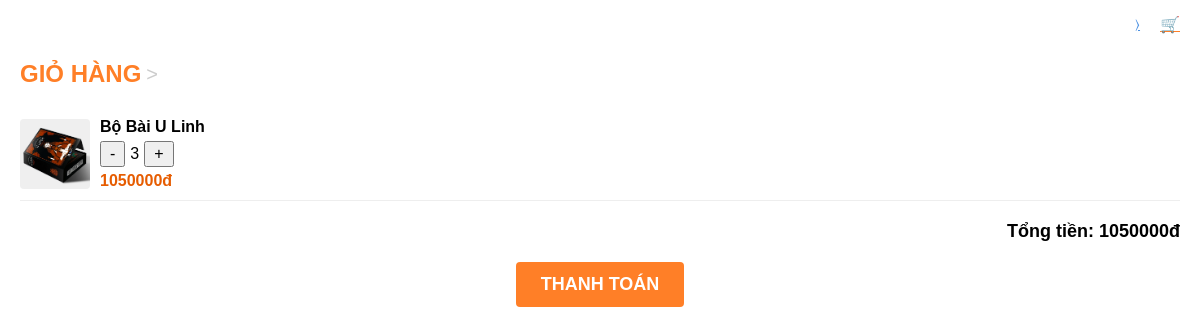
The page /muahang/gio-hang/mini-page/ (signed in) on the database as committed earlier.
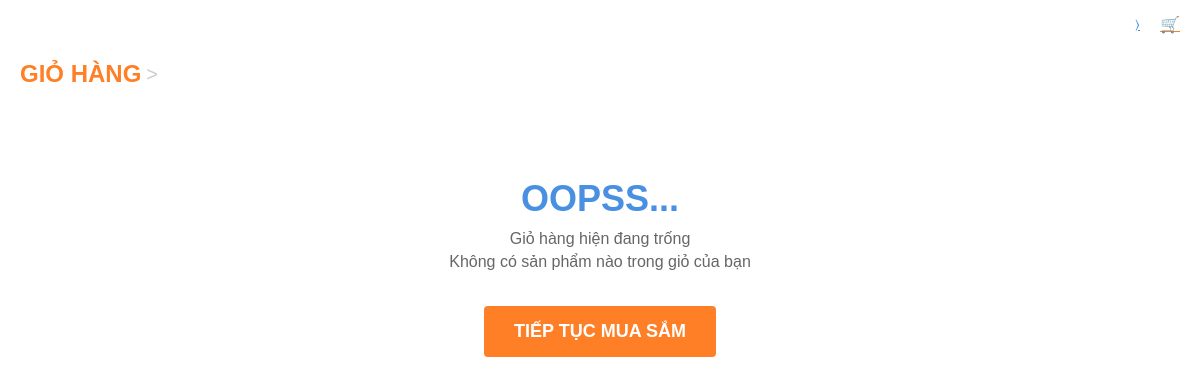
The same page on the database as committed later.
### Muahang/models.py (models this page shows, shortened)
class GioHangItem(models.Model):
    gio_hang = models.ForeignKey(GioHang, on_delete=models.CASCADE, related_name='items')
    san_pham = models.ForeignKey(SanPham, on_delete=models.CASCADE, to_field='ma_sp') #cẩm thêm to_field
    so_luong = models.PositiveIntegerField(default=1)
    def thanh_tien(self):
        return self.san_pham.gia_da_giam * self.so_luong
    class Meta:
        verbose_name = "Sản phẩm trong giỏ hàng"
        verbose_name_plural = "Sản phẩm trong giỏ hàng"

class GioHang(models.Model):
    nguoi_dung = models.ForeignKey(User, on_delete=models.CASCADE, null=True, blank=True)
    ngay_cap_nhat = models.DateTimeField(auto_now_add=True)
    def tong_tien(self):
        return sum(item.thanh_tien() for item in self.items.all())
    class Meta:
        verbose_name = "Giỏ hàng"
        verbose_name_plural = "Giỏ hàng"

### Sanpham/models.py (models this page shows, shortened)
class SanPham(models.Model):
    TRANG_THAI_CHOICES = [
        ('CON_HANG', 'Còn hàng'),
        ('HET_HANG', 'Hết hàng'),
    ]
    ma_sp = models.CharField(max_length=6, primary_key=True, verbose_name="Mã sản phẩm")
    danh_muc = models.ForeignKey(
        DanhMuc,
        verbose_name="Danh mục",
        on_delete=models.SET_NULL,  # Hoặc models.PROTECT, ...
        null=True,  # <-- Thêm dòng này
        blank=True  # <-- Thêm dòng này
    )
    GIAM_GIA_CHOICES = [
        (0, '0%'),
        (10, '10%'),
        (20, '20%'),
        (25, '25%'),
        (30, '30%'),
        (35, '35%'),
        (40, '40%'),
        (45, '45%'),
        (50, '50%'),
        (55, '55%'),
        (60, '60%'),
        (65, '65%'),
        (70, '75%'),
        (80, '80%'),
        (85, '85%'),
        (90, '90%'),
        (95, '95%'),
        (100, '100%'),
    ]
    gia_goc = models.DecimalField(
        max_digits=15,
        decimal_places=0,
        verbose_name="Giá gốc"
    )
    ty_le_giam_gia = models.IntegerField(
        choices=GIAM_GIA_CHOICES,
        default=0,  # Mặc định là không giảm
        verbose_name="Mã giảm giá (%)")
    ten_sp = models.CharField(max_length=500, verbose_name="Tên sản phẩm")
    mo_ta = models.TextField(verbose_name="Mô tả",null=True, blank=True)
    so_luong = models.IntegerField(verbose_name="Số lượng")
    don_vi_tinh = models.CharField(max_length=50, blank=True, null=True, verbose_name="Đơn vị tính", default="Cái")
    @property
    def gia_da_giam(self):
        if self.ty_le_giam_gia == 0:
            return self.gia_goc
        giam = (self.gia_goc * self.ty_le_giam_gia) / 100
        gia_moi = self.gia_goc - giam
        return round(gia_moi)
    choi_2_nguoi = models.BooleanField(verbose_name="2 người", default=False)
    choi_4_nguoi = models.BooleanField(verbose_name="4 người", default=False)
    choi_tren_4_nguoi = models.BooleanField(verbose_name="Trên 4 người", default=False)
    tuoi_tren_6 = models.BooleanField(verbose_name="> 6 tuổi", default=False)
    tuoi_tren_16 = models.BooleanField(verbose_name="> 16 tuổi", default=False)
    tuoi_tren_18 = models.BooleanField(verbose_name="> 18 tuổi", default=False)
    anh_dai_dien = models.ImageField(upload_to='products/', null=True, blank=True, verbose_name="Ảnh đại diện")
    trang_thai = models.CharField(max_length=10, choices=TRANG_THAI_CHOICES, default='CON_HANG',
                                  verbose_name="Trạng thái")
    ngay_tao = models.DateTimeField(auto_now_add=True)
    ngay_cap_nhat = models.DateTimeField(auto_now=True)
    san_pham_lien_quan = models.ManyToManyField(
        'self',
        blank=True,
        symmetrical=False,
        verbose_name="Sản phẩm liên quan"
    )
    class Meta:
        verbose_name = "Sản phẩm"
        verbose_name_plural = "Sản phẩm"  # Bỏ số thứ tự

### Muahang/views.py (the view)
# urls.py: path('gio-hang/mini-page/', views.mini_cart_page, name='mini_cart_page'),
def mini_cart_page(request):
    giohang = lay_gio_hang(request.user if request.user.is_authenticated else request.session)
    items = giohang.items.all()
    context = {
        'giohang': giohang,
        'items': items,
    }
    return render(request, 'Muahang/mini_cart_content.html', context)

### Muahang/cart.py (called while the page is built, shortened)
def lay_gio_hang(user_or_session):
    if hasattr(user_or_session, 'is_authenticated') and user_or_session.is_authenticated:
        gio_hang, _ = GioHang.objects.get_or_create(nguoi_dung=user_or_session)
        return gio_hang

### Muahang/templates/Muahang/mini_cart_content.html (shortened to what this page needs)
<!DOCTYPE html>
<html lang="vi">
<head>
</head>
<body>
    <div class="header-top">
        <a href="#" style="color: #4a90e2;">&#9002;</a>
        <a href="#" style="color: #ff7f27;">&#128722;</a>
    </div>
    <div class="header-title-container">
        <h1 class="tieu-de-lon-gio-hang">GIỎ HÀNG</h1>
        <span class="mui-ten-phai">></span>
    </div>
    {% if items.exists %}
    <div class="cart-with-items">
        <ul class="cart-items">
            {% for item in items %}
            <li class="cart-item">
                {% if item.san_pham.anh_dai_dien %}
                <img src="{{ item.san_pham.anh_dai_dien.url }}" alt="{{ item.san_pham.ten_sp }}">
                {% else %}
                <img src="https://placehold.co/70x70" alt="Ảnh trống">
                {% endif %}
                <div class="item-info">
                    <div class="item-name">{{ item.san_pham.ten_sp }}</div>
                    <div class="item-quantity">
                        <form method="POST" action="{% url 'Muahang:update_quantity' item.id %}" style="display: inline;">
                            <button type="submit" name="action" value="decrease">-</button>
                        </form>
                        <span>{{ item.so_luong }}</span>
                        <form method="POST" action="{% url 'Muahang:update_quantity' item.id %}" style="display: inline;">
                            <button type="submit" name="action" value="increase">+</button>
                        </form>
                    </div>
                    <div class="item-price">{{ item.thanh_tien }}đ</div>
                </div>
            </li>
            {% endfor %}
        </ul>
        <div class="cart-total">
            Tổng tiền: {{ giohang.tong_tien }}đ
        </div>
        <a href="{% url 'Muahang:dat_hang' %}" class="btn-checkout">THANH TOÁN</a>
    </div>
    {% else %}
    <div class="empty-cart-content">
        <h2 class="tieu-de-loi">OOPSS...</h2>
        <p class="trang-thai-trong">Giỏ hàng hiện đang trống</p>
        <p class="khong-co-san-pham">Không có sản phẩm nào trong giỏ của bạn</p>
        <a href="{% url 'home' %}" class="nut-tiep-tuc-mua-sam">
            TIẾP TỤC MUA SẮM
        </a>
    </div>
    {% endif %}
</body>
</html>

Rows that differ between the two databases and show on the page:
removed GioHangItem: san_pham.anh_dai_dien (picture), san_pham.ten_sp "Bộ Bài U Linh", so_luong "3", thanh_tien "1050000"
no longer on this page (row unchanged): GioHang: tong_tien "1050000"
Other text that changed with them:
text no longer shown: "Tổng tiền: đ THANH TOÁN"
text now shown: "OOPSS... Giỏ hàng hiện đang trống Không có sản phẩm nào trong giỏ của bạn TIẾP TỤC MUA SẮM"
